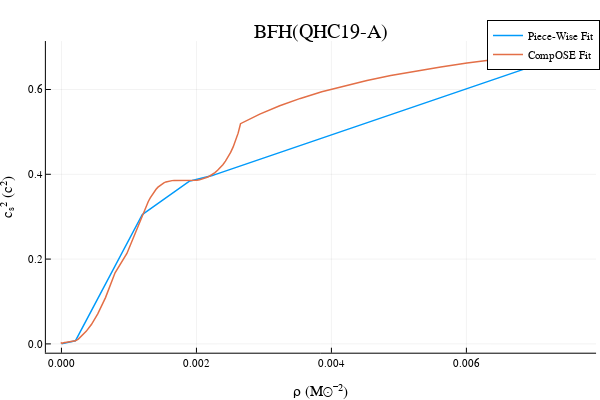

Write notebook code for a chart like this one.
### Code cell
#BFH(QHC19-A) shown here


mₙ = 939.565000;
nb = readdlm("eos.nb BFH(QHC19-A)", skipstart = 2);
data = readdlm("eos.thermo BFH(QHC19-A)", skipstart = 1);
Q1 = data[:,4];
Q7 = data[:,10];
P = Q1.*nb;
ρ = (Q7 .+ 1) .* (nb .* mₙ);

dP = P[2:end] - P[1:end-1];
dρ = ρ[2:end] - ρ[1:end-1];

sound_speed = (abs.(dP ./ dρ));
geo_conv = (1.6191004251588869e-18)*(1782700000000.0002);

ρ = ρ .*geo_conv;
P = P .*geo_conv;

#ρ_cut = [0, 0.000250, 0.001459, 0.002352, 0.002653, ρ[end-1]]; #these are the cut off densities
#ρ_cut = [0, 0.000225, 0.001344, 0.002120, 0.002391, ρ[end-1]];
ρ_cut = [0, 0.000202, 0.001198, 0.001901, 0.002158, ρ[end-1]];
#ρ_cut = [0, 0.000182, 0.001072, 0.001700, 0.001936, ρ[end-1]];

print(ρ[end-1])


indices = [argmin(abs.(ρ .- x))[1] for x in ρ_cut]; #this gives you the first number of each pair

x_interval = [0 ρ[indices[1]]];
for i = 1:size(ρ_cut,1) - 1
    x_interval = vcat(x_interval,[ρ[indices[i]] ρ[indices[i + 1]]]);
end


y_interval = [0 sound_speed[indices[1]]];
for i = 1:size(ρ_cut,1) - 1
    y_interval = vcat(y_interval,[sound_speed[indices[i]] sound_speed[indices[i + 1]]]);
end

print(size(x_interval))
print(size(y_interval))

x = ρ[1:end - 1];
y = zeros(size(x,1));
for i = 1:size(x,1) #for i = 1 to 17801
    y[i] = piece_wise_linear(x_interval, y_interval, x[i]);
end

plotlyjs()

plot(x,y, label = "Piece-Wise Fit", title = "BFH(QHC19-A)", xlabel = "ρ ", ylabel = "cₛ² (c²)", linewidth = 1.5)
plot!(ρ[1:end - 1], sound_speed, label = "CompOSE Fit", linewidth = 1.5)

### Figure 1 — Plotly figure (JSON) as saved in the notebook; plotly's stock layout.template omitted (floating-point values rounded to 4 significant figures; data arrays with more than 128 entries replaced by an {"elided": "..."} marker saying what was removed)
{"data": [{"colorbar": {"title": ""}, "legendgroup": "Piece-Wise Fit", "line": {"color": "rgba(0, 154, 250, 1.000)", "dash": "solid", "shape": "linear", "width": 1.5}, "mode": "lines", "name": "Piece-Wise Fit", "showlegend": true, "type": "scatter", "x": {"elided": "182 float values"}, "xaxis": "x", "y": {"elided": "182 float values"}, "yaxis": "y", "zmax": null, "zmin": null}, {"colorbar": {"title": ""}, "legendgroup": "CompOSE Fit", "line": {"color": "rgba(227, 111, 71, 1.000)", "dash": "solid", "shape": "linear", "width": 1.5}, "mode": "lines", "name": "CompOSE Fit", "showlegend": true, "type": "scatter", "x": {"elided": "182 float values"}, "xaxis": "x", "y": {"elided": "182 float values"}, "yaxis": "y", "zmax": null, "zmin": null}], "layout": {"annotations": [{"font": {"color": "rgba(0, 0, 0, 1.000)", "family": "sans-serif", "size": 20}, "rotation": 0, "showarrow": false, "text": "BFH(QHC19-A)", "x": 0.535, "xanchor": "center", "xref": "paper", "y": 1, "yanchor": "top", "yref": "paper"}], "height": 400, "legend": {"bgcolor": "rgba(255, 255, 255, 1.000)", "bordercolor": "rgba(0, 0, 0, 1.000)", "borderwidth": 1, "font": {"color": "rgba(0, 0, 0, 1.000)", "family": "sans-serif", "size": 11}, "title": {"font": {"color": "rgba(0, 0, 0, 1.000)", "family": "sans-serif", "size": 15}, "text": ""}, "tracegroupgap": 0, "traceorder": "normal", "x": 1, "xanchor": "auto", "y": 1, "yanchor": "auto"}, "margin": {"b": 20, "l": 0, "r": 0, "t": 20}, "paper_bgcolor": "rgba(255, 255, 255, 1.000)", "plot_bgcolor": "rgba(255, 255, 255, 1.000)", "showlegend": true, "width": 600, "xaxis": {"anchor": "y", "domain": [0.07647, 0.9934], "gridcolor": "rgba(0, 0, 0, 0.100)", "gridwidth": 0.5, "linecolor": "rgba(0, 0, 0, 1.000)", "mirror": false, "range": [-0.0002307, 0.007921], "showgrid": true, "showline": true, "showticklabels": true, "tickangle": 0, "tickcolor": "rgb(0, 0, 0)", "tickfont": {"color": "rgba(0, 0, 0, 1.000)", "family": "sans-serif", "size": 11}, "tickmode": "array", "ticks": "inside", "ticktext": ["0.000", "0.002", "0.004", "0.006"], "tickvals": [0, 0.002, 0.004, 0.006], "title": "ρ (M⊙⁻²)", "titlefont": {"color": "rgba(0, 0, 0, 1.000)", "family": "sans-serif", "size": 15}, "type": "-", "visible": true, "zeroline": false, "zerolinecolor": "rgba(0, 0, 0, 1.000)"}, "yaxis": {"anchor": "x", "domain": [0.07581, 0.9415], "gridcolor": "rgba(0, 0, 0, 0.100)", "gridwidth": 0.5, "linecolor": "rgba(0, 0, 0, 1.000)", "mirror": false, "range": [-0.02079, 0.7143], "showgrid": true, "showline": true, "showticklabels": true, "tickangle": 0, "tickcolor": "rgb(0, 0, 0)", "tickfont": {"color": "rgba(0, 0, 0, 1.000)", "family": "sans-serif", "size": 11}, "tickmode": "array", "ticks": "inside", "ticktext": ["0.0", "0.2", "0.4", "0.6"], "tickvals": [0, 0.2, 0.4, 0.6], "title": "cₛ² (c²)", "titlefont": {"color": "rgba(0, 0, 0, 1.000)", "family": "sans-serif", "size": 15}, "type": "-", "visible": true, "zeroline": false, "zerolinecolor": "rgba(0, 0, 0, 1.000)"}}}
